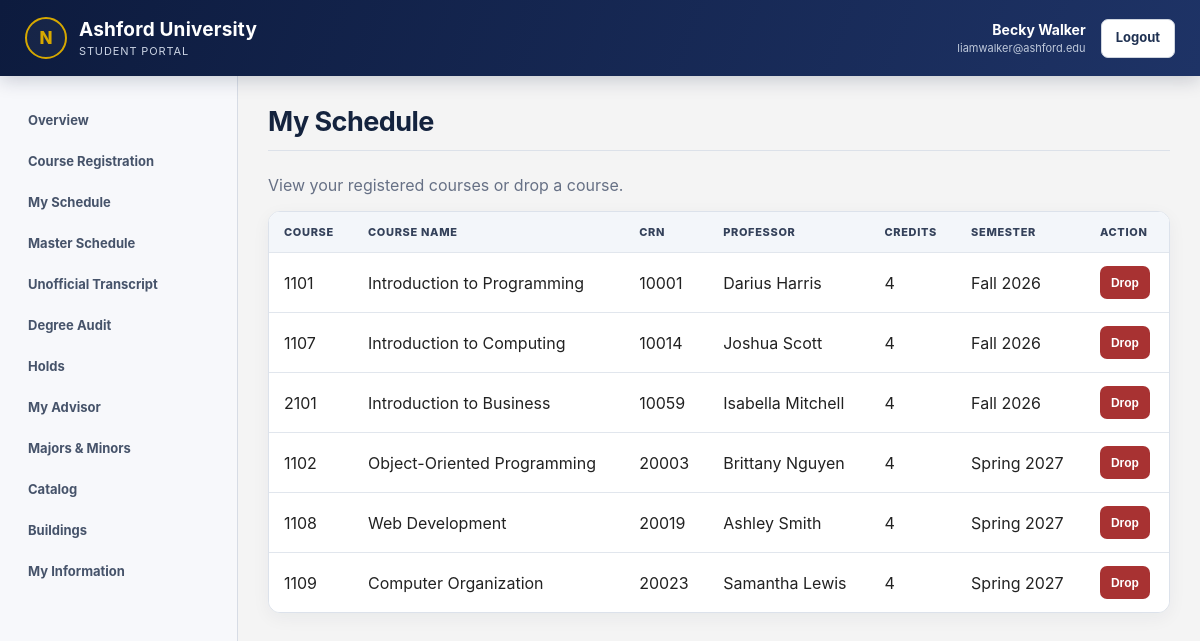
/student/schedule.php (signed in), run on the app's committed database.
### tables this page shows
CREATE TABLE `course` (
  `course_ID` int(11) NOT NULL,
  `dept_ID` int(11) NOT NULL,
  `course_Name` varchar(255) NOT NULL,
  `course_Credits` int(11) NOT NULL,
  `course_DSC` varchar(500) NOT NULL,
  `course_Type` enum('Undergraduate','Graduate') NOT NULL
);

CREATE TABLE `course_section` (
  `CRN` int(11) NOT NULL,
  `course_ID` int(11) NOT NULL,
  `section_No` int(11) NOT NULL,
  `faculty_ID` int(11) NOT NULL,
  `time_Slot_ID` int(11) NOT NULL,
  `lecture_ID` int(11) DEFAULT NULL,
  `lab_ID` int(11) DEFAULT NULL,
  `semester_ID` int(11) NOT NULL,
  `available_Seats` int(11) NOT NULL
);

CREATE TABLE `user` (
  `user_ID` int(11) NOT NULL,
  `first_Name` varchar(50) NOT NULL,
  `middle_Name` varchar(50) DEFAULT NULL,
  `last_Name` varchar(50) NOT NULL,
  `gender` enum('Male','Female','Other') NOT NULL,
  `DOB` date NOT NULL,
  `street` varchar(100) NOT NULL,
  `city` varchar(50) NOT NULL,
  `state` varchar(50) NOT NULL,
  `zip_Code` varchar(10) NOT NULL,
  `user_Type` enum('Student','Faculty','Admin','StatStaff') NOT NULL
);

CREATE TABLE `semester` (
  `semester_ID` int(11) NOT NULL,
  `semester_Name` varchar(50) NOT NULL
);

### includes/functions.php (called while the page is built, shortened)
<?php
function all_rows(
    PDO $pdo,
    string $sql,
    array $params = []
): array {
    $stmt = $pdo->prepare($sql);
    bind_params($stmt, $params);
    $stmt->execute();
    return $stmt->fetchAll();
}
function bind_params(
    PDOStatement $stmt,
    array $params
): void {
    foreach ($params as $index => $value) {
        $type = is_int($value) ? PDO::PARAM_INT : PDO::PARAM_STR;
        $stmt->bindValue($index + 1, $value, $type);
    }
}
?>

### includes/auth.php (called while the page is built, shortened)
<?php
function e($value): string
{
    return htmlspecialchars(
        (string) $value,
        ENT_QUOTES,
        'UTF-8'
    );
}
?>

### student/schedule.php (the view, shortened to what this page needs)
<?php
require_once '../config/database.php';
require_once '../includes/layout.php';
require_once '../includes/functions.php';
$studentID = (int) $_SESSION['user_id'];
$sql = "SELECT
            Course.course_ID,
            Course.course_Name,
            Course.course_Credits,
            Course_Section.CRN,
            Semester.semester_Name,
            User.first_Name,
            User.last_Name
        FROM Enrollment
        JOIN Course_Section
            ON Course_Section.CRN = Enrollment.CRN
        JOIN Course
            ON Course.course_ID = Course_Section.course_ID
        JOIN Semester
            ON Semester.semester_ID = Course_Section.semester_ID
        JOIN User
            ON User.user_ID = Course_Section.faculty_ID
        WHERE Enrollment.student_ID = ?
        ORDER BY
            Semester.semester_ID,
            Course.course_ID";
$schedule = all_rows(
    $pdo,
    $sql,
    [$studentID]
);
?>
<p class="muted">
    View your registered courses or drop a course.
</p>
<?php if (count($schedule) > 0): ?>
    <div class="table-wrap">
        <table>
            <tr>
                <th>Course</th>
                <th>Course Name</th>
                <th>CRN</th>
                <th>Professor</th>
                <th>Credits</th>
                <th>Semester</th>
                <th>Action</th>
            </tr>
            <?php foreach ($schedule as $course): ?>
                <tr>
                    <td>
                        <?= e($course['course_ID']) ?>
                    </td>
                    <td>
                        <?= e($course['course_Name']) ?>
                    </td>
                    <td>
                        <?= e($course['CRN']) ?>
                    </td>
                    <td>
                        <?= e(
                            $course['first_Name'] . ' ' .
                            $course['last_Name']
                        ) ?>
                    </td>
                    <td>
                        <?= e($course['course_Credits']) ?>
                    </td>
                    <td>
                        <?= e($course['semester_Name']) ?>
                    </td>
                    <td>
                        <form method="post">
                            <button
                                type="submit"
                                class="btn danger small"
                                name="drop"
                                value="<?= e($course['CRN']) ?>"
                                data-confirm="Drop this course?"
                            >
                                Drop
                            </button>
                        </form>
                    </td>
                </tr>
            <?php endforeach; ?>
        </table>
    </div>
<?php else: ?>
    <div class="card">
        <p>You are not currently registered for any courses.</p>
    </div>
<?php endif; ?>

### assets/css/style.css (style rules this page uses)
:root { --ashford-navy: #0d1b3e; --ashford-blue: #1e3366; --ashford-gold: #d6a800; --ashford-light: #f4f7fb; --ashford-text: #172238; --ashford-muted: #667085; --ashford-border: #dce2eb; }
* { box-sizing: border-box; }
body { margin: 0; font-family: Inter, Arial, Helvetica, sans-serif; background-color: #f4f4f4; color: #222; }
.muted { color: var(--ashford-muted); }
.table-wrap { overflow-x: auto; border: 1px solid #dce2eb; border-radius: 12px; background-color: white; box-shadow: 0 5px 18px rgba(25, 39, 66, 0.05); }
table { width: 100%; border-collapse: collapse; background-color: white; }
th, td { padding: 13px 15px; border-bottom: 1px solid #e1e6ed; text-align: left; vertical-align: middle; }
th { color: #34415a; background: #f3f6fa; font-size: 11px; font-weight: 800; letter-spacing: 0.06em; text-transform: uppercase; }
tbody tr:last-child td { border-bottom: 0; }
.btn { display: inline-block; min-height: 39px; padding: 9px 14px; border: 1px solid transparent; border-radius: 7px; background-color: #1f3152; color: white; text-decoration: none; cursor: pointer; font-size: 13px; font-weight: 750; transition: background 0.18s ease, transform 0.18s ease, box-shadow 0.18s ease; }
.btn.danger { background-color: #a83232; }
.btn.small { min-height: 33px; padding: 6px 10px; font-size: 12px; }

### data on the page
course: course_ID "1101", course_Name "Introduction to Programming", course_section.CRN "10001", user.first_Name+last_Name "Darius Harris", course_Credits "4", semester.semester_Name "Fall 2026"
course: course_ID "1107", course_Name "Introduction to Computing", course_section.CRN "10014", user.first_Name+last_Name "Joshua Scott", course_Credits "4", semester.semester_Name "Fall 2026"
course: course_ID "2101", course_Name "Introduction to Business", course_section.CRN "10059", user.first_Name+last_Name "Isabella Mitchell", course_Credits "4", semester.semester_Name "Fall 2026"
course: course_ID "1102", course_Name "Object-Oriented Programming", course_section.CRN "20003", user.first_Name+last_Name "Brittany Nguyen", course_Credits "4", semester.semester_Name "Spring 2027"
course: course_ID "1108", course_Name "Web Development", course_section.CRN "20019", user.first_Name+last_Name "Ashley Smith", course_Credits "4", semester.semester_Name "Spring 2027"
course: course_ID "1109", course_Name "Computer Organization", course_section.CRN "20023", user.first_Name+last_Name "Samantha Lewis", course_Credits "4", semester.semester_Name "Spring 2027"

### other printed values
$portalName "STUDENT PORTAL"
$name "Becky Walker"
$email "liamwalker@ashford.edu"
$label "Overview"
$label "Course Registration"
$label "My Schedule"
$label "Master Schedule"
$label "Unofficial Transcript"
$label "Degree Audit"
$label "Holds"
$label "My Advisor"
$label "Majors & Minors"
$label "Catalog"
$label "Buildings"
$label "My Information"
